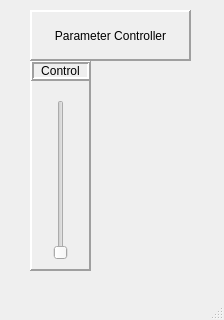
<?xml version="1.0" encoding="UTF-8"?>
<ui version="4.0">
 <class>MainWindow</class>
 <widget class="QMainWindow" name="MainWindow">
  <property name="geometry">
   <rect>
    <x>0</x>
    <y>0</y>
    <width>224</width>
    <height>320</height>
   </rect>
  </property>
  <property name="windowTitle">
   <string>Parameter Controller</string>
  </property>
  <widget class="QWidget" name="centralwidget">
   <widget class="QFrame" name="ParControll">
    <property name="geometry">
     <rect>
      <x>30</x>
      <y>60</y>
      <width>61</width>
      <height>211</height>
     </rect>
    </property>
    <property name="frameShape">
     <enum>QFrame::Panel</enum>
    </property>
    <property name="frameShadow">
     <enum>QFrame::Raised</enum>
    </property>
    <property name="lineWidth">
     <number>2</number>
    </property>
    <widget class="QSlider" name="ParController_Slider">
     <property name="geometry">
      <rect>
       <x>20</x>
       <y>40</y>
       <width>22</width>
       <height>160</height>
      </rect>
     </property>
     <property name="acceptDrops">
      <bool>false</bool>
     </property>
     <property name="orientation">
      <enum>Qt::Vertical</enum>
     </property>
    </widget>
    <widget class="QLabel" name="label">
     <property name="geometry">
      <rect>
       <x>0</x>
       <y>0</y>
       <width>61</width>
       <height>21</height>
      </rect>
     </property>
     <property name="frameShape">
      <enum>QFrame::Box</enum>
     </property>
     <property name="frameShadow">
      <enum>QFrame::Raised</enum>
     </property>
     <property name="lineWidth">
      <number>2</number>
     </property>
     <property name="text">
      <string>Control</string>
     </property>
     <property name="alignment">
      <set>Qt::AlignCenter</set>
     </property>
    </widget>
   </widget>
   <widget class="QLabel" name="label_2">
    <property name="geometry">
     <rect>
      <x>30</x>
      <y>10</y>
      <width>161</width>
      <height>51</height>
     </rect>
    </property>
    <property name="frameShape">
     <enum>QFrame::Panel</enum>
    </property>
    <property name="frameShadow">
     <enum>QFrame::Raised</enum>
    </property>
    <property name="lineWidth">
     <number>2</number>
    </property>
    <property name="midLineWidth">
     <number>0</number>
    </property>
    <property name="text">
     <string>Parameter Controller</string>
    </property>
    <property name="alignment">
     <set>Qt::AlignCenter</set>
    </property>
   </widget>
  </widget>
  <widget class="QMenuBar" name="menubar">
   <property name="geometry">
    <rect>
     <x>0</x>
     <y>0</y>
     <width>224</width>
     <height>21</height>
    </rect>
   </property>
  </widget>
  <widget class="QStatusBar" name="statusbar"/>
 </widget>
 <resources/>
 <connections/>
</ui>
